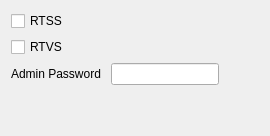
       <widget class="QWidget" name="generalTab">
        <attribute name="title">
         <string>General</string>
        </attribute>
        <layout class="QVBoxLayout" name="verticalLayout_2">
         <item>
          <widget class="QCheckBox" name="rtssCheck">
           <property name="text">
            <string>RTSS</string>
           </property>
          </widget>
         </item>
         <item>
          <widget class="QCheckBox" name="rtvsCheck">
           <property name="text">
            <string>RTVS</string>
           </property>
          </widget>
         </item>
         <item>
          <layout class="QHBoxLayout" name="horizontalLayout_3">
           <property name="spacing">
            <number>10</number>
           </property>
           <item>
            <widget class="QLabel" name="label">
             <property name="text">
              <string>Admin Password</string>
             </property>
            </widget>
           </item>
           <item>
            <widget class="QLineEdit" name="adminPassLine"/>
           </item>
           <item>
            <spacer name="horizontalSpacer_2">
             <property name="orientation">
              <enum>Qt::Horizontal</enum>
             </property>
             <property name="sizeHint" stdset="0">
              <size>
               <width>40</width>
               <height>20</height>
              </size>
             </property>
            </spacer>
           </item>
          </layout>
         </item>
         <item>
          <spacer name="verticalSpacer">
           <property name="orientation">
            <enum>Qt::Vertical</enum>
           </property>
           <property name="sizeHint" stdset="0">
            <size>
             <width>20</width>
             <height>40</height>
            </size>
           </property>
          </spacer>
         </item>
        </layout>
       </widget>
